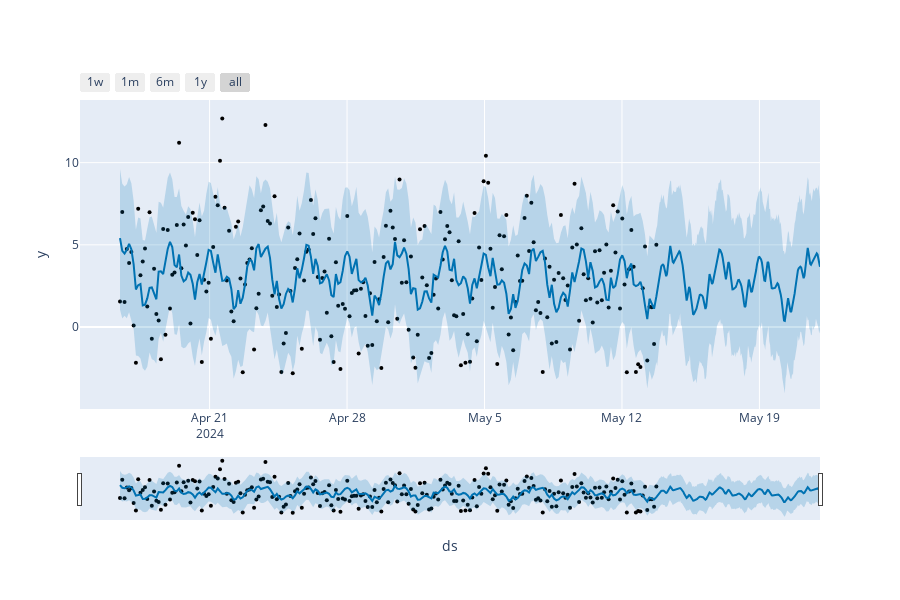

Notebook source saved alongside this figure:
### Code cell
plot_plotly(m, fcst)

### Figure 1 — Plotly figure (JSON) as saved in the notebook; plotly's stock layout.template omitted (floating-point values rounded to 4 significant figures; data arrays with more than 128 entries replaced by an {"elided": "..."} marker saying what was removed)
{"data": [{"marker": {"color": "black", "size": 4}, "mode": "markers", "name": "Actual", "type": "scatter", "x": {"elided": "237 str values"}, "y": {"elided": "237 float values"}}, {"hoverinfo": "skip", "line": {"width": 0}, "mode": "lines", "type": "scatter", "x": {"elided": "437 str values"}, "y": {"elided": "437 float values"}}, {"fill": "tonexty", "fillcolor": "rgba(0, 114, 178, 0.2)", "line": {"color": "#0072B2", "width": 2}, "mode": "lines", "name": "Predicted", "type": "scatter", "x": {"elided": "437 str values"}, "y": {"elided": "437 float values"}}, {"fill": "tonexty", "fillcolor": "rgba(0, 114, 178, 0.2)", "hoverinfo": "skip", "line": {"width": 0}, "mode": "lines", "type": "scatter", "x": {"elided": "437 str values"}, "y": {"elided": "437 float values"}}], "layout": {"height": 600, "showlegend": false, "width": 900, "xaxis": {"rangeselector": {"buttons": [{"count": 7, "label": "1w", "step": "day", "stepmode": "backward"}, {"count": 1, "label": "1m", "step": "month", "stepmode": "backward"}, {"count": 6, "label": "6m", "step": "month", "stepmode": "backward"}, {"count": 1, "label": "1y", "step": "year", "stepmode": "backward"}, {"step": "all"}]}, "rangeslider": {"visible": true}, "title": {"text": "ds"}, "type": "date"}, "yaxis": {"title": {"text": "y"}}}}
